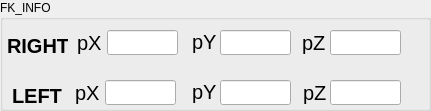
     <widget class="QGroupBox" name="groupBox_5">
      <property name="geometry">
       <rect>
        <x>10</x>
        <y>425</y>
        <width>431</width>
        <height>111</height>
       </rect>
      </property>
      <property name="title">
       <string>FK_INFO</string>
      </property>
      <widget class="QLineEdit" name="r_fk_px">
       <property name="geometry">
        <rect>
         <x>107</x>
         <y>30</y>
         <width>71</width>
         <height>25</height>
        </rect>
       </property>
      </widget>
      <widget class="QLabel" name="label_20">
       <property name="geometry">
        <rect>
         <x>302</x>
         <y>27</y>
         <width>31</width>
         <height>31</height>
        </rect>
       </property>
       <property name="font">
        <font>
         <pointsize>15</pointsize>
         <weight>50</weight>
         <bold>false</bold>
        </font>
       </property>
       <property name="text">
        <string>pZ</string>
       </property>
      </widget>
      <widget class="QLabel" name="label_19">
       <property name="geometry">
        <rect>
         <x>192</x>
         <y>26</y>
         <width>31</width>
         <height>31</height>
        </rect>
       </property>
       <property name="font">
        <font>
         <pointsize>15</pointsize>
         <weight>50</weight>
         <bold>false</bold>
        </font>
       </property>
       <property name="text">
        <string>pY</string>
       </property>
      </widget>
      <widget class="QLineEdit" name="r_fk_py">
       <property name="geometry">
        <rect>
         <x>220</x>
         <y>30</y>
         <width>71</width>
         <height>25</height>
        </rect>
       </property>
      </widget>
      <widget class="QLabel" name="label_18">
       <property name="geometry">
        <rect>
         <x>77</x>
         <y>27</y>
         <width>31</width>
         <height>31</height>
        </rect>
       </property>
       <property name="font">
        <font>
         <pointsize>15</pointsize>
         <weight>50</weight>
         <bold>false</bold>
        </font>
       </property>
       <property name="text">
        <string>pX</string>
       </property>
      </widget>
      <widget class="QLineEdit" name="r_fk_pz">
       <property name="geometry">
        <rect>
         <x>330</x>
         <y>30</y>
         <width>71</width>
         <height>25</height>
        </rect>
       </property>
      </widget>
      <widget class="QLineEdit" name="l_fk_pz">
       <property name="geometry">
        <rect>
         <x>330</x>
         <y>80</y>
         <width>71</width>
         <height>25</height>
        </rect>
       </property>
      </widget>
      <widget class="QLabel" name="label_21">
       <property name="geometry">
        <rect>
         <x>75</x>
         <y>77</y>
         <width>31</width>
         <height>31</height>
        </rect>
       </property>
       <property name="font">
        <font>
         <pointsize>15</pointsize>
         <weight>50</weight>
         <bold>false</bold>
        </font>
       </property>
       <property name="text">
        <string>pX</string>
       </property>
      </widget>
      <widget class="QLabel" name="label_22">
       <property name="geometry">
        <rect>
         <x>192</x>
         <y>76</y>
         <width>31</width>
         <height>31</height>
        </rect>
       </property>
       <property name="font">
        <font>
         <pointsize>15</pointsize>
         <weight>50</weight>
         <bold>false</bold>
        </font>
       </property>
       <property name="text">
        <string>pY</string>
       </property>
      </widget>
      <widget class="QLineEdit" name="l_fk_px">
       <property name="geometry">
        <rect>
         <x>105</x>
         <y>80</y>
         <width>71</width>
         <height>25</height>
        </rect>
       </property>
      </widget>
      <widget class="QLabel" name="label_23">
       <property name="geometry">
        <rect>
         <x>303</x>
         <y>77</y>
         <width>31</width>
         <height>31</height>
        </rect>
       </property>
       <property name="font">
        <font>
         <pointsize>15</pointsize>
         <weight>50</weight>
         <bold>false</bold>
        </font>
       </property>
       <property name="text">
        <string>pZ</string>
       </property>
      </widget>
      <widget class="QLineEdit" name="l_fk_py">
       <property name="geometry">
        <rect>
         <x>220</x>
         <y>80</y>
         <width>71</width>
         <height>25</height>
        </rect>
       </property>
      </widget>
      <widget class="QLabel" name="label_31">
       <property name="geometry">
        <rect>
         <x>12</x>
         <y>80</y>
         <width>51</width>
         <height>31</height>
        </rect>
       </property>
       <property name="font">
        <font>
         <pointsize>15</pointsize>
         <weight>75</weight>
         <bold>true</bold>
        </font>
       </property>
       <property name="text">
        <string>LEFT</string>
       </property>
      </widget>
      <widget class="QLabel" name="label_43">
       <property name="geometry">
        <rect>
         <x>7</x>
         <y>30</y>
         <width>61</width>
         <height>31</height>
        </rect>
       </property>
       <property name="font">
        <font>
         <pointsize>15</pointsize>
         <weight>75</weight>
         <bold>true</bold>
        </font>
       </property>
       <property name="text">
        <string>RIGHT</string>
       </property>
      </widget>
     </widget>
